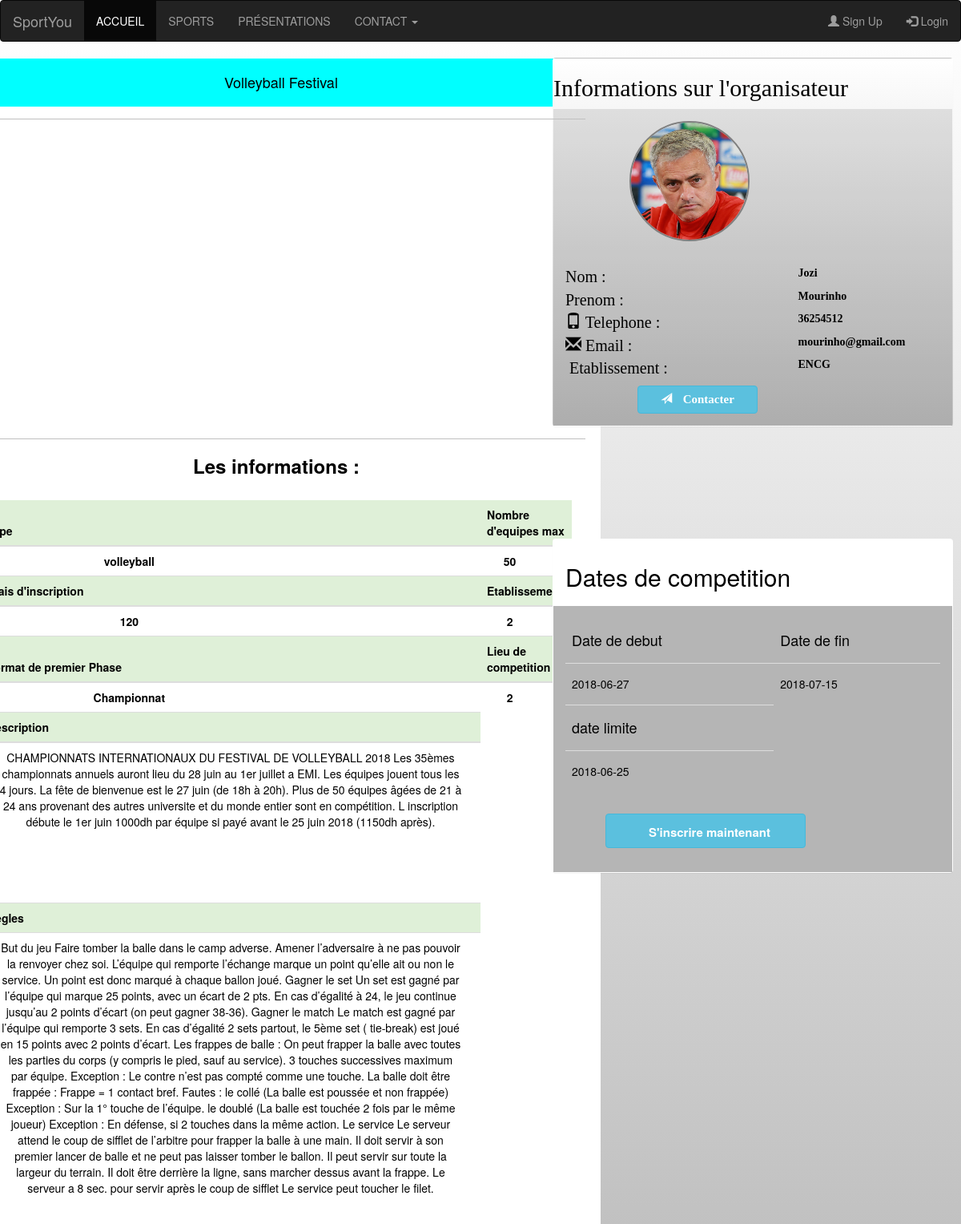
/competition/files/show.php?id=5, run on the app's committed database.
### tables this page shows
CREATE TABLE `etablissement` (
  `id` int(11) NOT NULL,
  `nom` varchar(30) DEFAULT NULL,
  `adress` varchar(100) DEFAULT NULL,
  `ville` varchar(25) DEFAULT NULL,
  `codePostal` int(11) DEFAULT NULL,
  `email` varchar(25) DEFAULT NULL,
  `id_universite` int(11) DEFAULT NULL
);

CREATE TABLE `competition` (
  `id` int(11) NOT NULL,
  `titre` varchar(250) DEFAULT NULL,
  `slogon` varchar(250) DEFAULT NULL,
  `details` varchar(3000) DEFAULT NULL,
  `regles` varchar(3000) DEFAULT NULL,
  `frais` float DEFAULT NULL,
  `phase1` varchar(50) DEFAULT NULL,
  `dateDebut` date DEFAULT NULL,
  `dateFin` date DEFAULT NULL,
  `dateLimite` date DEFAULT NULL,
  `nbrMaxEqui` int(11) DEFAULT NULL,
  `img` varchar(300) DEFAULT NULL,
  `id_administrateur` int(11) DEFAULT NULL,
  `id_etablissement` int(11) DEFAULT NULL,
  `id_type` int(11) DEFAULT NULL
);

CREATE TABLE `type` (
  `id` int(11) NOT NULL,
  `nom` varchar(100) DEFAULT NULL
);

### database/tables.php (called while the page is built, shortened)
<?php
function whereAttr($table,$attr,$co,$value){
	include 'connect_mysql.php';
	$sql = "select * from " .  $table . " where " . $attr . " " . $co . " '" . $value ."' ;";
	$array = array();
	$result = $conn->query($sql);
	if ($result->num_rows > 0) {
		while($row = $result->fetch_assoc()) {
			$array[] = $row;
		}
	}
	return $array;
}
function fromTable($table,$id=-1){
	include 'connect_mysql.php';
	$sql ="";
	if($id==-1){
		$sql = "select * from " . $table .";";
	}else{
		$sql = "select * from " . $table . " where id = '$id' ;";
	}
	$array = array();
	$result = $conn->query($sql);
	if ($result->num_rows > 0) {
		while($row = $result->fetch_assoc()) {
			$array[] = $row;
		}
	}
	return $array;
}
	?>

### competition/files/show.php (the view, shortened to what this page needs)
<?php include "../../database/tables.php";
$resultat = fromTable("competition",$_GET["id"]);
$_type = fromTable("type",$resultat[0]['id_type']);
$org = whereAttr("administrateur","id","=",$resultat[0]['id_administrateur']);
$eta = whereAttr("etablissement","id","=",$org[0]['id_etablissement']);
?>
<!doctype html>
<html><head>
  <link rel="stylesheet" href="https://maxcdn.bootstrapcdn.com/bootstrap/3.3.7/css/bootstrap.min.css">
  <link rel="stylesheet" type="text/css" href="show.css"/>
</head>
<body>
  <?php
  include("../../navpage.php");?>
  <div class="container " >
    <div class="row " id="id1" >
     <div class="panel panel-group "  id="id2" data-spy="affix" style="width: 500px !important">
      <h2>Informations sur l'organisateur</h2>
      <div  class="panel-body " id="id3">
        <?php $path = str_replace(",", "\\", $org[0]["photo"], $org[0]["photo"]);?>
        <div ><img  class="text-center" src=<?php echo "\"".$path."\"" ?> id="id4">
        </div>
        <br> <br><br><br><br><br><br><br><br>
        <div class="row">
          <div class="col-md-7"><span id="id5">Nom : </span></div>
          <div class="col-md-5"><b> <?= $org[0]["NOM"]?></b></div>
        </div>
        <div class="row">
          <div class="col-md-7"><span id="id5">Prenom : </span></div>
          <div class="col-md-5"><b> <?= $org[0]["PRENOM"]?></b></div>
        </div>
        <div class="row">
          <div class="col-md-7"><span id="id5"><i class="glyphicon glyphicon-phone"> </i> Telephone : </span></div>
          <div class="col-md-5"><b> <?= $org[0]["TELE"]?></b></div>
        </div>
        <div class="row">
          <div class="col-md-7"><span id="id5"><i class="glyphicon glyphicon-envelope"> </i> Email : </span></div>
          <div class="col-md-5"><b> <?= $org[0]["EMAIL"]?></b></div>
        </div>
        <div class="row">
          <div class="col-md-7"><span id="id5"><i class="glyphicon glyphicon"> </i> Etablissement : </span></div>
          <div class="col-md-5"><b> <?= $eta[0]["nom"]?></b></div>
        </div>
        <div>
          <button id="btnid1" class="btn btn-info">
            <i class="glyphicon glyphicon-send"></i>  <span id="id6" >Contacter</span>
          </button></div>
        </div>
      </div>
      <div class="panel panel-group "  data-spy="affix" id="id7" style="width: 500px !important">
        <div class="panel-heading " id="reserver" data-toggle="collapse" style="font-weight:bold;background-color:white"> <h2> Dates de competition</div>
          <div  class="panel-body " id="id8">
            <form method="POST" action="">
              <div class="form-group demo">
               <table class="table">
                <thead>
                  <tr>
                    <td><h4>Date de debut</td>
                      <td><h4>Date de fin </td>
                      </tr>
                    </thead>
                    <tbody>
                      <td><h5><?= $resultat[0]["dateDebut"]?></h5></td>
                      <td><h5><?= $resultat[0]["dateFin"]?></h5></td>
                    </tbody>
                    <thead>
                      <tr>
                        <td><h4>date limite</td>
                        </tr>
                      </thead>
                      <tbody>
                        <td><h5><?= $resultat[0]["dateLimite"]?></h5></td>
                      </tbody>
                    </table>
                    <div>
                      <button id="idbtn2" class="btn btn-info"><i style="font-size: 20px" class="fa fa-cart-plus"></i>
                        <span id="id9">S'inscrire maintenant
                        </span>
                      </button>
                    </div>
                  </div>
                </form>
              </div>
            </div>
            <div >
              <div class="panel panel-group" style="width: 800px !important">
                <div class="panel-heading text-center " id="id10" style="width: 800px !important"><h4 ><?= $resultat[0]["titre"]?></h4></div>
                <div class="panel-body ">
                  <div style="margin-left: 30px ">
                    <div class="row carousel-holder" style="margin-left:-60px ;">
                      <div class="col-md-12">
                        <div id="carousel-example-generic" class="carousel slide" data-ride="carousel">
                          <div class="carousel-inner">
                            <?php $path = str_replace(",", "\\", $resultat[0]["img"], $resultat[0]["img"]);?>
                            <img src=<?= "\"" . $path . "\""?> style="padding-left : 13px; width:780px;height:400px;" class="pull-center img-center">
                          </div>
                        </div>
                      </div>
                    </div>
                    <div class="table table-striped"style="margin-left: -20px;">
                     <h3 style="font-weight: bold ; text-align: center;"> Les informations : </h3><br>
                     <table class="table" style="text-align: center; ">
                      <thead>
                        <tr class="success">
                          <th >Type</th>
                          <th>Nombre d'equipes max</th>
                        </tr>
                      </thead>
                      <tbody>
                        <tr class="">
                          <td><div class="col-sm-7 col-xs-6 "><strong><?= $_type[0]["nom"]?></strong></div>
                          </td>
                          <td><div class="col-sm-7 col-xs-6 "><strong><?= $resultat[0]["nbrMaxEqui"]?></strong></div></td>
                        </tr>
                      </tbody>
                      <thead>
                        <tr class="success">
                          <th>Frais d'inscription</th>
                          <th>Etablissement</th>
                        </tr>
                      </thead>
                      <tbody>
                        <tr class="">
                          <td><div class="col-sm-7 col-xs-6 "><strong> <?= $resultat[0]["frais"]?></strong></div>
                          </td>
                          <td><div class="col-sm-7 col-xs-6 "><strong><?= $resultat[0]["id_etablissement"]?></strong></div>
                          </td>
                        </tr>
                      </tbody>
                      <thead >
                        <tr class="success">
                          <th  >Format de premier Phase</th>
                          <th  >Lieu de competition</th>
                        </tr>
                      </thead>
                      <tbody>
                        <td><div class="col-sm-7 col-xs-6 "><strong><?= $resultat[0]["phase1"]?></strong></div>
                        </td>
                        <td><div class="col-sm-7 col-xs-6 "><strong><?= $resultat[0]["id_etablissement"]?></strong></div>
                        </td>
                      </tbody>
                      <thead>
                        <tr class="success">
                          <th>Description </th>
                        </tr>
                        <tr>
                        <td height="200" >
                          <div class="col-sm-12 col-xs-12 "><?= $resultat[0]["details"]?></div>
                        </td> </tr>
                      </thead>
                      <tbody>
                        <tr class="success">
                        <th>Regles</th></tr>
                        <tr>
                        <td height="200"><div class="col-sm-12 col-xs-12 "><?= $resultat[0]["regles"]?></div>
                        </td> </tr>
                      </tbody>
                    </table>
                  </div>
                </body>
                </html>

### competition/files/show.css (style rules this page uses)
body,html { margin:0px;color:black; background-color:silver; background: -webkit-linear-gradient(top,white,silver); background-attachment: fixed; background-repeat: no-repeat; background-position:bottom; background-size: cover; }
#id1 { margin-left: -80px; }
#id2 { right:30px; position:absolute; width: 360px; margin-right: -20px; margin-top: 32px; background: -webkit-linear-gradient(top,white,silver ); font-family: verdana; color:black; margin-top:-0px; }
#id3 { background: rgba(10,10, 10, 0.1); }
#id4 { width:150px ; height:150px; float:left; border-radius: 50%; cursor:pointer; border:2px solid gray; margin-bottom: 20px; margin-left: 80px; }
#id5 { font-size: 20px; }
#btnid1 { margin-left: 90px; margin-top: 7px; width: 150px; }
#id6 { margin-left: 10px;font-size: 15px; font-weight: bold;height: 30px; }
#id7 { right:30px;position:absolute; ;width: 360px;margin-right: -20px; margin-top: 600px; }
#id8 { background: rgba(10,10, 10, 0.3); }
#idbtn2 { margin-left: 50px; margin-top: 7px; width: 250px; }
#id9 { margin-left: 10px;font-size: 15px; font-weight: bold;height: 30px; }
#id10 { width : 900px;background-color:aqua; }

### data on the page
etablissement: nom "ENCG"
competition: dateDebut "2018-06-27", dateFin "2018-07-15", dateLimite "2018-06-25", titre "Volleyball Festival", nbrMaxEqui "50", frais "120", id_etablissement "2", phase1 "Championnat", details "CHAMPIONNATS INTERNATIONAUX DU FESTIVAL DE VOLLEYBALL 2018 Les 35èmes championnats annuels auront lieu du 28 juin au 1er juillet a EMI. Les équipes jouent tous les 4 jours. La fête de bienvenue est le 27 juin (de 18h à 20h). Plus de 50 équipes âgées de 21 à 24 ans provenant des autres universite et du monde entier sont en compétition. L inscription débute le 1er juin 1000dh par équipe si payé avant le 25 juin 2018 (1150dh après).", regles "But du jeu Faire tomber la balle dans le camp adverse. Amener l’adversaire à ne pas pouvoir la renvoyer chez soi. L’équipe qui remporte l’échange marque un point qu’elle ait ou non le service. Un point est donc marqué à chaque ballon joué. Gagner le set Un set est gagné par l’équipe qui marque 25 points, avec un écart de 2 pts. En cas d’égalité à 24, le jeu continue jusqu’au 2 points d’écart (on peut gagner 38-36). Gagner le match Le match est gagné par l’équipe qui remporte 3 sets. En cas d’égalité 2 sets partout, le 5ème set ( tie-break) est joué en 15 points avec 2 points d’écart. Les frappes de balle : On peut frapper la balle avec toutes les parties du corps (y compris le pied, sauf au…"
type: nom "volleyball"

### other printed values
$org[0]["NOM"] "Jozi"
$org[0]["PRENOM"] "Mourinho"
$org[0]["TELE"] "36254512"
$org[0]["EMAIL"] "mourinho@gmail.com"
